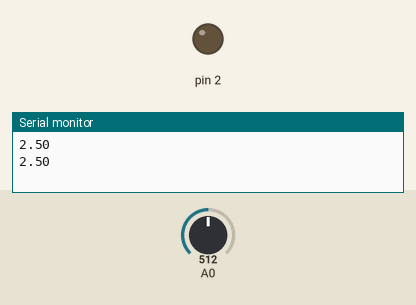
Bench run of a sketch on a simulated Arduino Uno, built with avr-gcc and run on an emulated ATmega328P. Shown: output pins drawn as LEDs (lit = HIGH), the last lines printed to the serial monitor. The inputs (shaded band) are chosen by the test bench; at power-on: A0 = 512.

Above: at 1.8 s.
1.9 s: A0 set to 498
At 2.6 s:
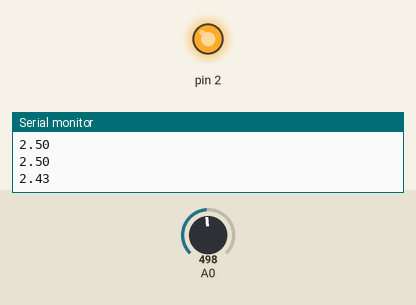
3.5 s: A0 set to 716
At 5.2 s:
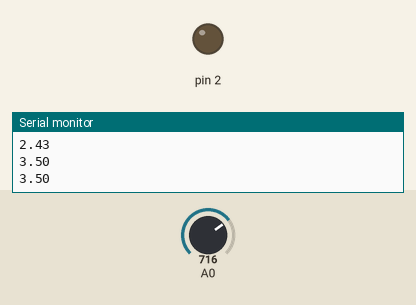
5.5 s: A0 set to 511
At 6.9 s:
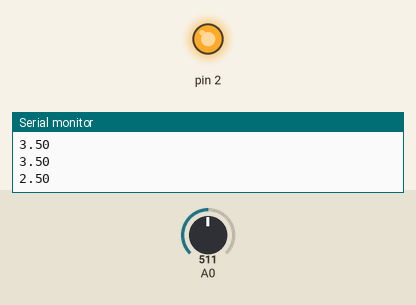
Timing chart, 0 to 8.5 s (numbered marks = the images above; inputs shaded):
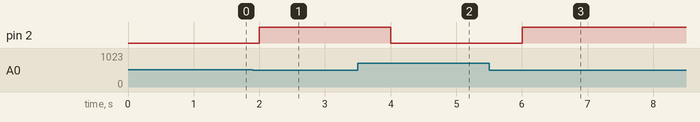

Measured:
- the behaviour switches between 512 and 511 on A0 (found by bisection; images 0 and 1)
- after the input at 1.9 s, pin 2: LOW → HIGH after 0.10 s
- after the input at 3.5 s, pin 2: HIGH → LOW after 0.50 s
- after the input at 5.5 s, pin 2: LOW → HIGH after 0.50 s

The sketch:

LDR_LED_ESP.ino
```cpp
void setup() {
  // put your setup code here, to run once:
Serial.begin(115200);
pinMode(2,OUTPUT);
}

void loop() {
  // put your main code here, to run repeatedly:
int sensorValue = analogRead(A0);
float voltage = sensorValue * (5.0 / 1023.0);
Serial.println(voltage);
  if(voltage > 2.5)
  {
    digitalWrite(2,LOW);
  }else
  {
    digitalWrite(2,HIGH);
  }
 delay(1000);
}
```
